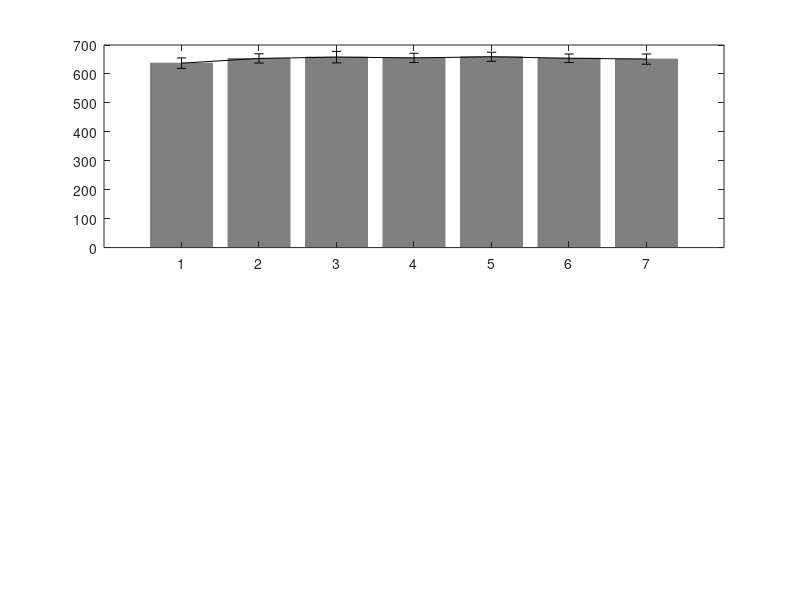

This figure's MATLAB source: (Note: this script raises an error after producing the figure.)
%% %% Figure 1 - figure supplement 1D,E
%
% response times and % correct for cover task during the scan
% Format: subjects x blocks
%
%%
clear all
close all

% Load behavioural data (RT and %correct for each object during the scan)
load('behaviour.mat')

m_rt_o = squeeze(mean(rt_object,2)); m_cr_o = squeeze(mean(cr_object,2))*100;

figure;
subplot(2,1,1)
bar(1:7,mean(m_rt_o),'facecolor',[0.5 0.5 0.5],'edgecolor',[0.5 0.5 0.5])
hold on
errorbar(1:7,mean(m_rt_o),std(m_rt_o)/sqrt(23),'k','linestyle','none')
set(gcf,'color','w')
box off
set(gca,'TickDir','out','XTick',1:7)
ylim([500 700])
ylabel('Reaction time')
xlabel('Object position')

subplot(2,1,2)
bar(1:7,mean(m_cr_o),'facecolor',[0.5 0.5 0.5],'edgecolor',[0.5 0.5 0.5])
hold on
errorbar(1:7,mean(m_cr_o),std(m_cr_o)/sqrt(23),'k','linestyle','none')
set(gcf,'color','w')
box off
set(gca,'TickDir','out','XTick',1:7)
ylim([50 100])
ylabel('Percent correct')
xlabel('Object position')